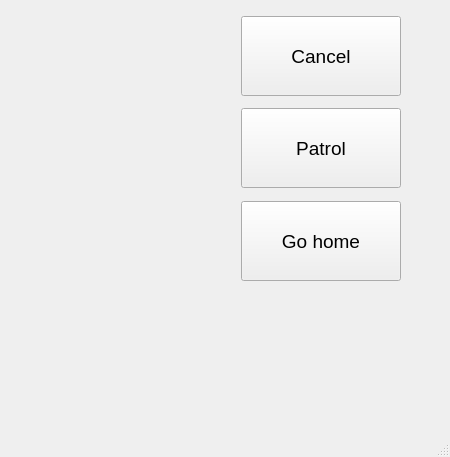
<?xml version="1.0" encoding="UTF-8"?>
<ui version="4.0">
 <class>MainWindow</class>
 <widget class="QMainWindow" name="MainWindow">
  <property name="geometry">
   <rect>
    <x>0</x>
    <y>0</y>
    <width>450</width>
    <height>457</height>
   </rect>
  </property>
  <property name="windowTitle">
   <string>AMR Control </string>
  </property>
  <property name="autoFillBackground">
   <bool>false</bool>
  </property>
  <widget class="QWidget" name="centralwidget">
   <layout class="QGridLayout" name="gridLayout">
    <item row="1" column="4">
     <layout class="QVBoxLayout" name="verticalLayout">
      <item>
       <spacer name="verticalSpacerT">
        <property name="orientation">
         <enum>Qt::Vertical</enum>
        </property>
        <property name="sizeType">
         <enum>QSizePolicy::Preferred</enum>
        </property>
        <property name="sizeHint" stdset="0">
         <size>
          <width>20</width>
          <height>40</height>
         </size>
        </property>
       </spacer>
      </item>
      <item>
       <widget class="QPushButton" name="buttonCancel">
        <property name="minimumSize">
         <size>
          <width>160</width>
          <height>80</height>
         </size>
        </property>
        <property name="font">
         <font>
          <pointsize>14</pointsize>
         </font>
        </property>
        <property name="text">
         <string>Cancel</string>
        </property>
        <property name="icon">
         <iconset>
          <normaloff>resources/stop.png</normaloff>resources/stop.png</iconset>
        </property>
        <property name="iconSize">
         <size>
          <width>50</width>
          <height>50</height>
         </size>
        </property>
       </widget>
      </item>
      <item>
       <spacer name="verticalSpacer1">
        <property name="orientation">
         <enum>Qt::Vertical</enum>
        </property>
        <property name="sizeType">
         <enum>QSizePolicy::Preferred</enum>
        </property>
        <property name="sizeHint" stdset="0">
         <size>
          <width>20</width>
          <height>40</height>
         </size>
        </property>
       </spacer>
      </item>
      <item>
       <widget class="QPushButton" name="buttonPatrol">
        <property name="minimumSize">
         <size>
          <width>160</width>
          <height>80</height>
         </size>
        </property>
        <property name="font">
         <font>
          <pointsize>14</pointsize>
         </font>
        </property>
        <property name="text">
         <string>Patrol</string>
        </property>
        <property name="icon">
         <iconset>
          <normaloff>resources/patrol.png</normaloff>resources/patrol.png</iconset>
        </property>
        <property name="iconSize">
         <size>
          <width>50</width>
          <height>50</height>
         </size>
        </property>
       </widget>
      </item>
      <item>
       <spacer name="verticalSpacer2">
        <property name="orientation">
         <enum>Qt::Vertical</enum>
        </property>
        <property name="sizeType">
         <enum>QSizePolicy::Preferred</enum>
        </property>
        <property name="sizeHint" stdset="0">
         <size>
          <width>20</width>
          <height>40</height>
         </size>
        </property>
       </spacer>
      </item>
      <item>
       <widget class="QPushButton" name="buttonHome">
        <property name="minimumSize">
         <size>
          <width>160</width>
          <height>80</height>
         </size>
        </property>
        <property name="font">
         <font>
          <pointsize>14</pointsize>
         </font>
        </property>
        <property name="text">
         <string>Go home</string>
        </property>
        <property name="icon">
         <iconset>
          <normaloff>resources/home.png</normaloff>resources/home.png</iconset>
        </property>
        <property name="iconSize">
         <size>
          <width>50</width>
          <height>50</height>
         </size>
        </property>
       </widget>
      </item>
      <item>
       <spacer name="verticalSpacer3">
        <property name="orientation">
         <enum>Qt::Vertical</enum>
        </property>
        <property name="sizeType">
         <enum>QSizePolicy::Preferred</enum>
        </property>
        <property name="sizeHint" stdset="0">
         <size>
          <width>20</width>
          <height>40</height>
         </size>
        </property>
       </spacer>
      </item>
      <item>
       <widget class="QLabel" name="labelCam">
        <property name="minimumSize">
         <size>
          <width>160</width>
          <height>120</height>
         </size>
        </property>
        <property name="maximumSize">
         <size>
          <width>160</width>
          <height>120</height>
         </size>
        </property>
        <property name="text">
         <string/>
        </property>
       </widget>
      </item>
      <item>
       <spacer name="verticalSpacerB">
        <property name="orientation">
         <enum>Qt::Vertical</enum>
        </property>
        <property name="sizeType">
         <enum>QSizePolicy::Preferred</enum>
        </property>
        <property name="sizeHint" stdset="0">
         <size>
          <width>20</width>
          <height>40</height>
         </size>
        </property>
       </spacer>
      </item>
     </layout>
    </item>
    <item row="1" column="5">
     <spacer name="horizontalSpacerR">
      <property name="orientation">
       <enum>Qt::Horizontal</enum>
      </property>
      <property name="sizeType">
       <enum>QSizePolicy::Preferred</enum>
      </property>
      <property name="sizeHint" stdset="0">
       <size>
        <width>40</width>
        <height>20</height>
       </size>
      </property>
     </spacer>
    </item>
    <item row="1" column="3">
     <spacer name="horizontalSpacer">
      <property name="orientation">
       <enum>Qt::Horizontal</enum>
      </property>
      <property name="sizeType">
       <enum>QSizePolicy::Preferred</enum>
      </property>
      <property name="sizeHint" stdset="0">
       <size>
        <width>40</width>
        <height>20</height>
       </size>
      </property>
     </spacer>
    </item>
    <item row="1" column="0">
     <spacer name="horizontalSpacerL">
      <property name="orientation">
       <enum>Qt::Horizontal</enum>
      </property>
      <property name="sizeType">
       <enum>QSizePolicy::Preferred</enum>
      </property>
      <property name="sizeHint" stdset="0">
       <size>
        <width>40</width>
        <height>20</height>
       </size>
      </property>
     </spacer>
    </item>
    <item row="1" column="2">
     <widget class="QWidget" name="widgetConstraint" native="true">
      <property name="styleSheet">
       <string notr="true"/>
      </property>
      <widget class="QWidget" name="widgetMap" native="true">
       <property name="geometry">
        <rect>
         <x>10</x>
         <y>10</y>
         <width>10</width>
         <height>10</height>
        </rect>
       </property>
       <property name="autoFillBackground">
        <bool>false</bool>
       </property>
       <property name="styleSheet">
        <string notr="true"/>
       </property>
      </widget>
     </widget>
    </item>
   </layout>
  </widget>
  <widget class="QStatusBar" name="statusbar">
   <property name="font">
    <font>
     <pointsize>14</pointsize>
    </font>
   </property>
  </widget>
 </widget>
 <resources/>
 <connections/>
</ui>
